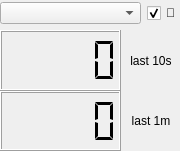
<?xml version="1.0" encoding="UTF-8"?>
<ui version="4.0">
 <class>WpmMeter</class>
 <widget class="QDialog" name="WpmMeter">
  <property name="geometry">
   <rect>
    <x>0</x>
    <y>0</y>
    <width>180</width>
    <height>151</height>
   </rect>
  </property>
  <property name="windowTitle">
   <string>WPM Meter</string>
  </property>
  <widget class="QWidget" name="layoutWidget">
   <property name="geometry">
    <rect>
     <x>0</x>
     <y>30</y>
     <width>181</width>
     <height>121</height>
    </rect>
   </property>
   <layout class="QGridLayout" name="wpm_meter" columnstretch="2,1" columnminimumwidth="0,0">
    <item row="0" column="0">
     <widget class="QLCDNumber" name="wpm1">
      <property name="sizePolicy">
       <sizepolicy hsizetype="Minimum" vsizetype="Minimum">
        <horstretch>0</horstretch>
        <verstretch>0</verstretch>
       </sizepolicy>
      </property>
      <property name="segmentStyle">
       <enum>QLCDNumber::Flat</enum>
      </property>
      <property name="value" stdset="0">
       <double>0.000000000000000</double>
      </property>
     </widget>
    </item>
    <item row="0" column="1">
     <widget class="QLabel" name="wpm1_label">
      <property name="text">
       <string>last 10s</string>
      </property>
      <property name="alignment">
       <set>Qt::AlignCenter</set>
      </property>
     </widget>
    </item>
    <item row="1" column="0">
     <widget class="QLCDNumber" name="wpm2">
      <property name="segmentStyle">
       <enum>QLCDNumber::Flat</enum>
      </property>
      <property name="value" stdset="0">
       <double>0.000000000000000</double>
      </property>
     </widget>
    </item>
    <item row="1" column="1">
     <widget class="QLabel" name="wpm2_label">
      <property name="text">
       <string>last 1m</string>
      </property>
      <property name="alignment">
       <set>Qt::AlignCenter</set>
      </property>
     </widget>
    </item>
   </layout>
  </widget>
  <widget class="QWidget" name="layoutWidget">
   <property name="geometry">
    <rect>
     <x>0</x>
     <y>0</y>
     <width>181</width>
     <height>27</height>
    </rect>
   </property>
   <layout class="QHBoxLayout" name="wpm_controls">
    <property name="spacing">
     <number>-1</number>
    </property>
    <item>
     <widget class="QComboBox" name="wpm_method">
      <property name="sizePolicy">
       <sizepolicy hsizetype="Preferred" vsizetype="Fixed">
        <horstretch>1</horstretch>
        <verstretch>0</verstretch>
       </sizepolicy>
      </property>
     </widget>
    </item>
    <item>
     <spacer name="horizontalSpacer">
      <property name="orientation">
       <enum>Qt::Horizontal</enum>
      </property>
      <property name="sizeHint" stdset="0">
       <size>
        <width>0</width>
        <height>20</height>
       </size>
      </property>
     </spacer>
    </item>
    <item>
     <widget class="QCheckBox" name="is_pinned_checkbox">
      <property name="text">
       <string>📌</string>
      </property>
      <property name="checked">
       <bool>true</bool>
      </property>
     </widget>
    </item>
   </layout>
  </widget>
 </widget>
 <layoutdefault spacing="0" margin="0"/>
 <resources>
  <include location="resources/resources.qrc"/>
 </resources>
 <connections/>
</ui>
